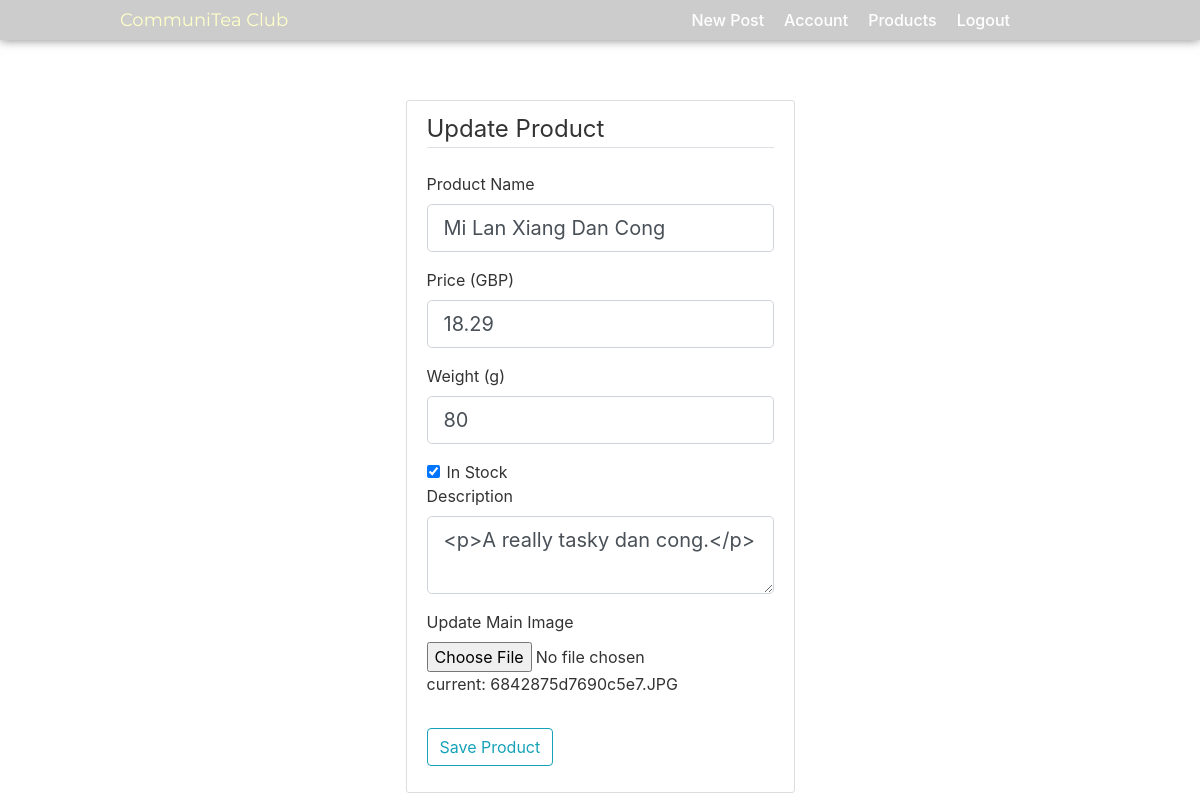
Page /product/4/update (signed in) on the committed database.
### cmsdash/models.py (models this page shows, shortened)
class Product(db.Model):
    id = db.Column(db.Integer, primary_key=True)
    name = db.Column(db.String(120), nullable=False)
    price = db.Column(db.Integer, nullable=False)
    in_stock = db.Column(db.Boolean, nullable=False, default=True)
    description = db.Column(db.Text, nullable=False)
    main_image = db.Column(db.String(20), nullable=False, default='default.png')
    weight = db.Column(db.Integer, nullable=True)

### cmsdash/products/routes.py (the view)
@products.route('/product/<int:product_id>/update', methods=['GET', 'POST'])
@login_required
def update_product(product_id):
    product = Product.query.get_or_404(product_id)
    form = NewProductForm()
    if form.validate_on_submit():
        print(form.picture.data)
        if form.picture.data:
            picture_file = save_picture(form.picture.data)
            product.main_image = picture_file
        product.name = form.name.data
        product.description = form.description.data
        product.price = form.price.data
        product.in_stock = form.in_stock.data
        product.weight = form.weight.data
        db.session.commit()
        flash('Product updated!', 'success')
        return redirect(url_for('products.all_products'))
    elif request.method == 'GET':
        form.name.data = product.name
        form.description.data = product.description
        form.price.data = product.price
        form.in_stock.data = product.in_stock
        form.weight.data = product.weight
        form.picture.data = product.main_image
    return render_template('new_product.html', title='Update Product', form=form, legend='Update Product')

### cmsdash/products/forms.py
class NewProductForm(FlaskForm):
    name = StringField('Product Name', validators=[DataRequired()])
    price = FloatField('Price (GBP)', validators=[DataRequired()])
    in_stock = BooleanField('In Stock', validators=[DataRequired()])
    description = TextAreaField('Description', validators=[DataRequired()], id='summernote')
    picture = FileField('Update Main Image', validators=[FileAllowed(['jpg', 'png'])])
    weight = FloatField('Weight (g)')
    submit = SubmitField('Save Product')

### cmsdash/models.py (called while the page is built)
@login_manager.user_loader
def load_user(user_id):
    return User.query.get(int(user_id))

### cmsdash/templates/new_product.html (shortened to what this page needs)
{% extends "layout.html" %}
{% block content %}
    <div class="content-section">
        <form method="POST" action="" enctype="multipart/form-data">
            <fieldset class="form-group">
                <legend class="border-bottom mb-4">{{ legend }}</legend>
                <div class="form-group">
                    {{ form.name.label(class='form-control-label') }}
                    {% if form.name.errors %}
                        {{ form.name(class='form-control form-control-lg is-invalid') }}
                    <div class="invalid-feedback">
                        {% for error in form.name.errors %}
                            <span>{{error}}</span>
                        {% endfor %}
                    </div>
                    {% else %}
                        {{ form.name(class='form-control form-control-lg') }}
                    {% endif %}
                </div>
                <div class="form-group">
                    {{ form.price.label(class='form-control-label') }}
                    {% if form.price.errors %}
                        {{ form.price(class='form-control form-control-lg is-invalid') }}
                    <div class="invalid-feedback">
                        {% for error in form.price.errors %}
                            <span>{{error}}</span>
                        {% endfor %}
                    </div>
                    {% else %}
                        {{ form.price(class='form-control form-control-lg') }}
                    {% endif %}
                </div>
                <div class="form-group">
                    {{ form.weight.label(class='form-control-label') }}
                    {% if form.weight.errors %}
                        {{ form.weight(class='form-control form-control-lg is-invalid') }}
                    <div class="invalid-feedback">
                        {% for error in form.weight.errors %}
                            <span>{{error}}</span>
                        {% endfor %}
                    </div>
                    {% else %}
                        {{ form.weight(class='form-control form-control-lg') }}
                    {% endif %}
                </div>
                <div class="form-check">
                    {{form.in_stock(class='form-check-input')}}
                    {{form.in_stock.label(class='form-check-label')}}
                </div>
                <div class="form-group">
                    {{ form.description.label(class='form-control-label') }}
                    {% if form.description.errors %}
                        {{ form.description(class='form-control form-control-lg is-invalid') }}
                    <div class="invalid-feedback">
                        {% for error in form.description.errors %}
                            <span>{{error}}</span>
                        {% endfor %}
                    </div>
                    {% else %}
                        {{ form.description(class='form-control form-control-lg') }}
                    {% endif %}
                </div>
                <div class="form-group">
                    {{ form.picture.label() }}
                    {{ form.picture(class='form-control-file') }}
                    current: {{ form.picture.data }}
                </div>
            </fieldset>
            <div class="form-group">
                {{ form.submit(class='btn btn-outline-info') }}
            </div>
        </form>
    </div>
{% endblock content %}

### cmsdash/static/main.css (style rules this page uses)
html { height:100%; }
body { background: white !important; color: #333333; height:500px;; }
.content-section { background: white; padding: 10px 20px; border: 1px solid #dddddd; border-radius: 3px; margin-bottom: 20px; }

### rows in the picture
Product: name "Mi Lan Xiang Dan Cong", price "18.29", weight "80", in_stock "☑", description "<p>A really tasky dan cong.</p>", picture.data "6842875d7690c5e7.JPG"

### other values in the picture
{{ legend }} "Update Product"
